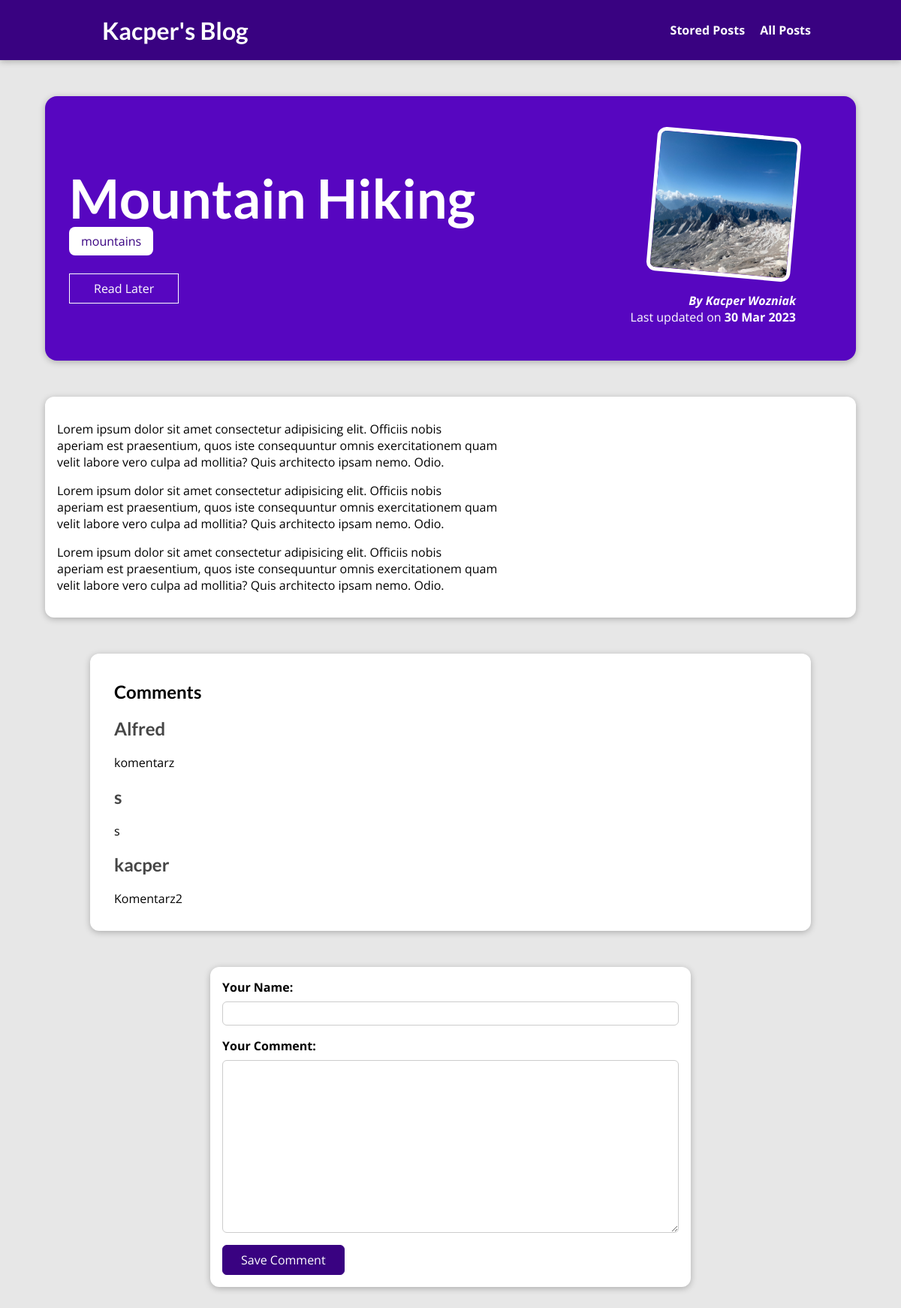
The app's page /posts/mountain-hiking with its own data.
### blog/models.py (models this page shows, shortened)
class Post(models.Model):
    title = models.CharField(max_length=100)
    excerpt = models.CharField(max_length=200)
    slug = models.SlugField(default="", unique=True, blank=True, null=False, db_index=True)
    date = models.DateField(auto_now=True)
    content = models.TextField()
    author = models.ForeignKey(
        Author, on_delete=models.CASCADE, null=True, related_name='posts')
    tag = models.ManyToManyField(Tag)
    image = models.ImageField(upload_to="posts", null=True)

class Tag(models.Model):
    caption = models.CharField(max_length=50)

class Author(models.Model):
    first_name = models.CharField(max_length=50)
    last_name = models.CharField(max_length=50)
    email_address = models.EmailField(max_length=100)
    def __str__(self) -> str:
        return f'{self.first_name} {self.last_name}'

class Comment(models.Model):
    username = models.CharField(max_length=100)
    comment_text = models.TextField()
    post = models.ForeignKey(Post, on_delete=models.CASCADE, related_name="comments")

### blog/views.py (the view)
# urls.py: path("posts/<slug:slug>", views.ShowPostView.as_view(),
class ShowPostView(View):
    model = Post
    template_name = 'blog/post-detail.html'
    context_object_name = 'post'
    slug_field = 'slug'
    slug_url_kwarg = 'slug'
    def is_stored_post(self, request, post_slug):
        stored_posts = request.session.get("stored_posts")
        if stored_posts is not None:
            is_saved_for_later = post_slug in stored_posts
        else:
            is_saved_for_later = False
        return is_saved_for_later
    def get(self, request, slug):
        post = Post.objects.get(slug=slug)
        context = {
            "post": post,
            "post_tags": post.tag.all(),
            "comment_form": CommentForm(),
            "comments": post.comments.all().order_by("-id"),
            "save_for_later": self.is_stored_post(request, post.slug),
        }
        return render(request, "blog/post-detail.html", context)
    def post(self, request, slug):
        form = CommentForm(request.POST)
        post = Post.objects.get(slug=slug)
        if form.is_valid():
            comment = form.save(commit=False)
            comment.post = post
            comment.save()
            return HttpResponseRedirect(reverse("post-detail-page", args=[slug]))
        context = {
            "post": post,
            "post_tags": post.tag.all(),
            "comment_form": form,
            "comments": post.comments.all().order_by("-id"),
            "save_for_later": self.is_stored_post(request, post.slug),
        }
        return render(request, "blog/post-detail.html", context)

### blog/forms.py
class CommentForm(forms.ModelForm):
    class Meta():
        model = Comment
        fields = ['username', 'comment_text']
        labels = {
            "username": "Your Name",
            "comment_text": "Your Comment",
        }

### blog/templates/blog/post-detail.html (shortened to what this page needs)
{% extends 'base.html'%}
{% load static %}
{% block css_files %}
    <link rel="stylesheet" href="{% static "blog/post-detail.css" %}">
{% endblock %}
{% block content%}
    <section id="summary">
        <h2>{{ post.title }}</h2>
        <div>
            {% for tag in post_tags%}
                <span class="tag"> {{tag.caption}} </span>
            {% endfor %}
        </div>
        <article>
            <img src="{{ post.image.url }}" alt={{post.title}} />
            <address> By <a href="mailto:{{post.author.email_address}}"> {{ post.author }} </a> </address>
            <div>
                Last updated on <time> {{post.date|date:"d M Y"}} </time>
            </div>
        </article>
        <div id="read-later">
            <form action="{% url "read-later" %}" method="POST">
                <button>
                    {% if save_for_later %}
                        Remove from Read Later list
                    {% else %}
                        Read Later
                    {% endif %}
                    </button>
            </form>
        </div>
    </section>
    <main>
        {{ post.content|linebreaks }}
    </main>
    <section id="comments">
        <h1>Comments</h1>
        <ul>
            {% for comment in comments %}
                <h2> {{ comment.username }} </h2>
                <p> {{ comment.comment_text}} </p>
            {% endfor %}
        </ul>
    </section>
    <section id="comment-form">
        <form action="{% url "post-detail-page" post.slug %}" method="POST">
            {% for form_field in comment_form%}
            <div class="form-control {% if form_field.errors %}invalid{% endif %}">
                {{ form_field.label_tag }}
                {{ form_field }}
            </div>
            {% endfor %}
            <button type="submit">Save Comment</button>
        </form>
    </section>
{% endblock %}

### static/app.css (style rules this page uses)
* { box-sizing: border-box; }
html { font-family: 'Open Sans', 'Lato', sans-serif; }
body { margin: 0; }
h1, h2, h3 { font-family: 'Lato', sans-serif; font-weight: bold; }

### blog/static/blog/post-detail.css (style rules this page uses)
body { background-color: #e7e7e7; }
#summary { margin: 8rem auto 3rem auto; padding: 2rem; width: 90%; max-width: 90rem; border-radius: 16px; background-color: #5706c0; position: relative; box-shadow: 0 2px 8px rgba(0, 0, 0, 0.25); height: 22rem; }
#summary h2 { color: white; font-size: 4.5rem; margin-bottom: 0.25rem; }
#summary article { position: absolute; top: 2rem; right: 3rem; padding: 1rem 2rem; border-radius: 12px; text-align: right; color: white; }
#summary article img { width: 12rem; height: 12rem; border-radius: 12px; transform: rotateZ(5deg); border: 5px solid white; margin-bottom: 1rem; }
#summary address { font-weight: bold; }
#summary a { color: white; text-decoration: none; }
#summary time { font-weight: bold; }
#read-later { margin: 2rem 0; }
#read-later button { background-color: transparent; border: 1px solid white; padding: 0.5rem 2rem; font: inherit; color: white; cursor: pointer; }
main { width: 90%; max-width: 90rem; margin: 3rem auto; background-color: white; padding: 1rem; border-radius: 12px; box-shadow: 0 2px 8px rgba(0, 0, 0, 0.25); }
.tag { background-color: white; color: #390281; padding: 0.5rem 1rem; border-radius: 8px; }
#comment-form { margin: 3rem auto; width: 90%; max-width: 40rem; border-radius: 12px; background-color: white; box-shadow: 0 2px 8px rgba(0, 0, 0, 0.25); padding: 1rem; }
#comment-form button { font: inherit; background-color: #390281; color: white; border: 1px solid #390281; padding: 0.5rem 1.5rem; border-radius: 6px; cursor: pointer; }
.form-control { margin-bottom: 1rem; }
.form-control label { font-weight: bold; margin-bottom: 0.5rem; display: block; }
.form-control input, .form-control textarea { display: block; width: 100%; font: inherit; padding: 0.25rem; border-radius: 6px; border: 1px solid #ccc; }
#comments { margin: 3rem auto; width: 90%; max-width: 60rem; border-radius: 12px; background-color: white; box-shadow: 0 2px 8px rgba(0, 0, 0, 0.25); padding: 1rem 2rem; }
#comments ul { list-style: none; margin: 0; padding: 0; }
#comments h2 { color: #464646; }

### records on screen
Post: title "Mountain Hiking", image (picture), author "Kacper Wozniak", date "30 Mar 2023", content "Lorem ipsum dolor sit amet consectetur adipisicing elit. Officiis nobis aperiam est praesentium, quos iste consequuntur omnis exercitationem quam velit labore vero culpa ad mollitia? Quis architecto ipsam nemo. Odio. Lorem ipsum dolor sit amet consectetur adipisicing elit. Officiis nobis aperiam est praesentium, quos iste consequuntur omnis exercitationem quam velit labore vero culpa ad mollitia? Quis architecto ipsam nemo. Odio. Lorem ipsum dolor sit amet consectetur adipisicing elit. Officiis nobis aperiam est praesentium, quos iste consequuntur omnis exercitationem quam velit labore vero culpa ad mollitia? Quis architecto ipsam nemo. Odio."
Tag: caption "mountains"
Comment: username "Alfred", comment_text "komentarz"
Comment: username "s", comment_text "s"
Comment: username "kacper", comment_text "Komentarz2"
